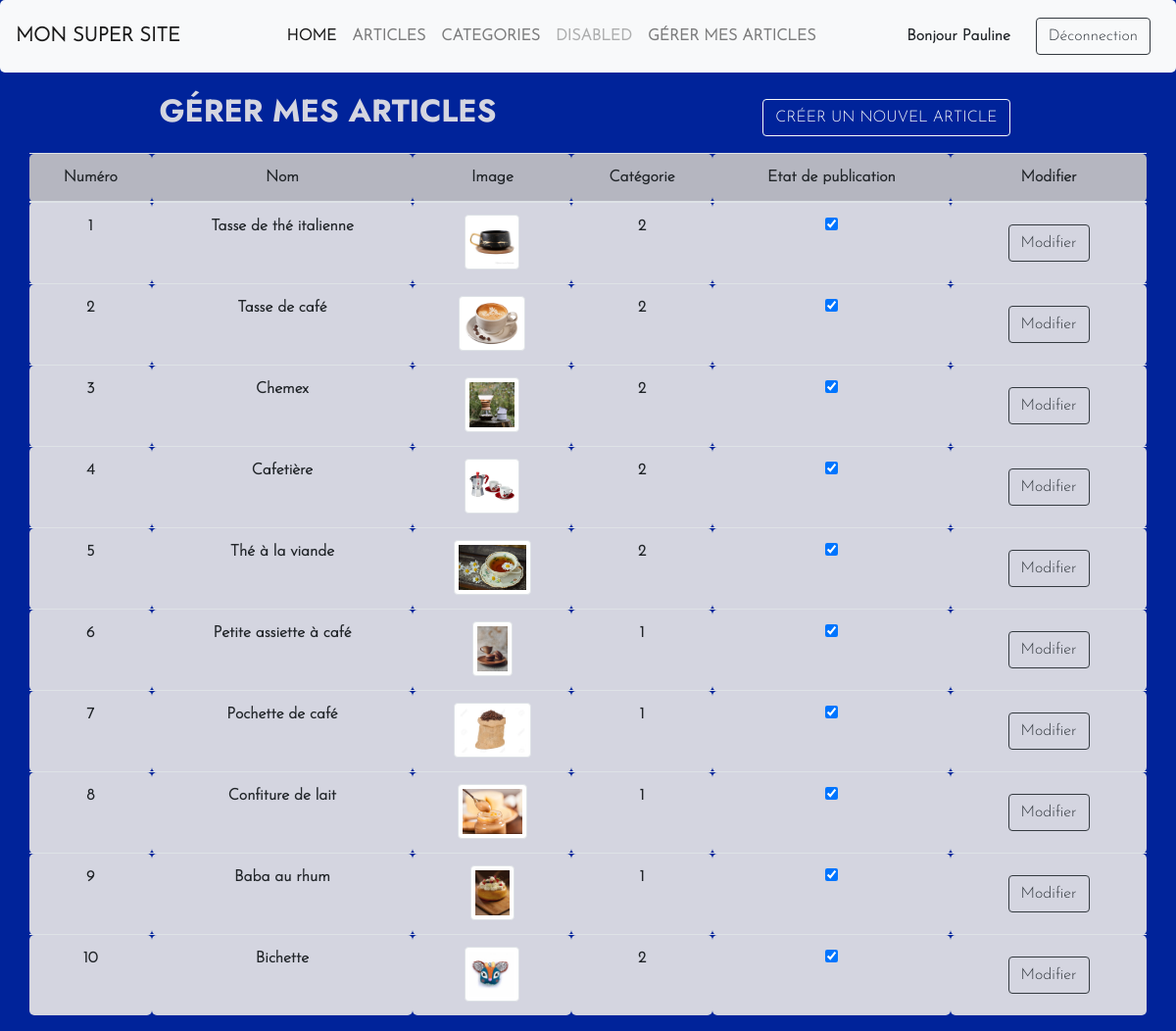
/gestionArticles (signed in), run on the app's committed database.
### tables this page shows
CREATE TABLE  items  (
     id_item  INT NOT NULL AUTO_INCREMENT,
     id_categorie INT NOT NULL,
     titre  VARCHAR(250) NOT NULL,
     description LONGTEXT NOT NULL,
     prix  DECIMAL(10, 2) NOT NULL,
     publie  BOOLEAN NOT NULL,
     date  DATE NOT NULL,
     image varchar(35) DEFAULT 'default.png',
     PRIMARY KEY (id_item ),
    CONSTRAINT ITEMS_FK FOREIGN KEY (id_categorie) references categories (id_categorie)
);

### Controllers/Controller.php (called while the page is built, shortened)
<?php
abstract class Controller {
    public function render(string $fichier, array $donnees = [], string $template='default'){
         extract($donnees);
        require_once($_SERVER['DOCUMENT_ROOT'].'/Views/'.$fichier.'.php');
        $content = ob_get_clean();
            require_once($_SERVER['DOCUMENT_ROOT'].'/Views/'.$template.'.php');
    }
}

### Controllers/GestionArticlesController.php (called while the page is built, shortened)
<?php
class GestionArticlesController extends Controller{
public function index(){
        $articlesModel = new ModelItems;
        $articles=$articlesModel->findAll();
        $this->render('gestionArticles/index',['articles'=>$articles]);
    }
}
  ?>

### Models/Table/ModelItems.php (called while the page is built, shortened)
<?php
class ModelItems extends Model {
    public function __construct(){
        $this->table = 'items';
    }
}

### Main/Database.php (called while the page is built, shortened)
<?php
class Database extends PDO{
    private static $instance;
    private function __construct(){
        $_dsn = 'mysql:dbname='. self::DBNAME . ';host=' . self::DBHOST . ';charset='. self::DBCHARSET;
    }
    public static function getInstance():self {
        if(self::$instance === null){
            self::$instance = new self();
        }
        return self::$instance;
    }
}
?>

### Models/Model.php (called while the page is built, shortened)
<?php
class Model extends Database{
    protected $table;
    public function executerRequete(string $sql, array $attributs = null){
        $this->db = Database::getInstance();
        if($attributs !== null){
            $query = $this->db->prepare($sql);
            $query->execute($attributs);
            return $query;
        } else {
            return $this->db->query($sql);
        }
    }
    public function findAll() {
        $query = $this->executerRequete('SELECT * FROM '.$this->table);
        return $query->fetchAll();
    }
}
?>

### Autoload.php (called while the page is built, shortened)
<?php
class Autoload {
    static function autoload($class_name){
            $class_name = str_replace(__NAMESPACE__. '\\','',$class_name);
            $class_name = str_replace('\\','/',$class_name);
    }
}
?>

### public/views/gestionArticles/index.php (the view)
<div class="container">
    <div class="row  page">
        <h2>Gérer mes articles</h2>
        <a class="btn btn-outline-light" id="btnCreerArticle" href="gestionArticles/creer">Créer un nouvel article</a>
    </div>
    <div class="row">
        <table class="table">
            <thead>
                <tr class="table-active">
                    <th scope="col">Numéro</th>
                    <th scope="col">Nom</th>
                    <th scope="col">Image</th>
                    <th scope="col">Catégorie</th>
                    <th scope="col">Etat de publication</th>
                    <th scope="col">Modifier</th>
                </tr>
            </thead>
            <tbody>
                <?php foreach ($articles as $article) {
                    if ($article['publie'] === 0) {
                        echo ('<tr class="table-danger">'); ?>
                        <th scope="row"><?php echo $article['id_item'] ?></th>
                        <td><?php echo $article['titre'] ?></td>
                        <td><img class="img-thumbnail" src="<?php echo '/views/includes/assets/pictures/' . $article['image'] ?>" alt="cet article est à vendre"></td>
                        <td><?php echo ['id_categorie'] ?></td>
                        <td><input type="checkbox" data-toggle="toggle" data-size="mini" data-on="Publié" data-off="Masqué" data-onstyle="info" data-offstyle="default" name="publie"></td>
                        <td>
                            <form method="post" action="gestionArticles/editer/<?php echo $article["id_item"] ?>"><input type="submit" class="btn btn-outline-danger" value="Modifier"></form>
                        </td>
                        </tr>
                    <?php
                } else {
                        echo ("<tr>"); ?>
                        <th scope="row"><?php echo $article['id_item'] ?></th>
                        <td><?php echo $article['titre'] ?></td>
                        <td><img class="img-thumbnail" src="<?php echo '/views/includes/assets/pictures/' . $article['image'] ?>" alt="cet article est à vendre"></td>
                        <td><?php echo $article['id_categorie'] ?></td>
                        <td>
                            <input type="checkbox" checked data-toggle="toggle" data-size="mini" data-on="Publié" data-off="Masqué" data-onstyle="default" data-offstyle="danger" name="publie">
                        </td>
                        <td>
                            <form method="post" action="gestionArticles/editer/<?php echo $article["id_item"] ?>"><input type="submit" class="btn btn-outline-dark" value="Modifier"></form>
                        </td>
                        </tr>
                    <?php } ?>
                <?php } ?>
            </tbody>
        </table>
    </div>
</div>

### Main/Main.php (shortened to what this page needs)
<?php
class Main {
    public function start(){
        $params=[];
        if (isset($_GET['p'])){
            $params = explode('/', $_GET['p']);
         }
        if($params[0] != ""){
            $controller = '\\App\\Controllers\\'.ucfirst(array_shift($params)).'Controller';
            $controller = new $controller();
            $action = isset($params[0]) ? array_shift($params) : 'index';
            if(method_exists($controller, $action)){
                (isset($params[0])) ? call_user_func_array([$controller,$action], $params) : $controller->$action();
            }else{
                http_response_code(404);
                echo "La page recherchée n'existe pas";
            }
        } else {
            $controller = new Controllers\MainController();
            $controller->index();
        }
    }
}
?>

### public/views/default.php (shortened to what this page needs)
<!DOCTYPE html>
<html lang="fr">
<?php include ($_SERVER['DOCUMENT_ROOT'].'/views/includes/head.php') ?>
<body>
    <div class="container-fluid">
        <?= $content ?>
    </div>
</body>
</html>

### public/views/includes/head.php (shortened to what this page needs)
<head>
    <?php include $_SERVER['DOCUMENT_ROOT'].'/views/includes/styles.php' ?>
    <?php include $_SERVER['DOCUMENT_ROOT'].'/views/includes/navbar.php' ?>
</head>

### public/views/includes/styles.php (shortened to what this page needs)
<link rel="stylesheet" href="https://maxcdn.bootstrapcdn.com/bootstrap/4.0.0/css/bootstrap.min.css">
<link href="https://gitcdn.github.io/bootstrap-toggle/2.2.2/css/bootstrap-toggle.min.css" rel="stylesheet">
<link href="https://gitcdn.github.io/bootstrap-toggle/2.2.2/css/bootstrap-toggle.min.css" rel="stylesheet">
<link rel="stylesheet" href="/views/includes/assets/style.css">

### public/views/includes/navbar.php (shortened to what this page needs)
<?php
$connexion = new ConnectionController;
?>
<nav class="navbar navbar-expand-lg navbar-light bg-light">
  <a class="navbar-brand" id="titreNavBar" href="/">Mon super site</a>
  <div class="collapse navbar-collapse" id="navbarNav">
    <ul class="navbar-nav">
      <li class="nav-item active">
        <a class="nav-link" href="/">Home <span class="sr-only">(current)</span></a>
      </li>
      <li class="nav-item">
        <a class="nav-link" href="/items">Articles</a>
      </li>
      <li class="nav-item">
        <a class="nav-link" href="/categories">Categories</a>
      </li>
      <li class="nav-item">
        <a class="nav-link disabled" href="#">Disabled</a>
      </li>
      <?php $connexion->barreDeNavigationComplete() ?>
    </ul>
  </div>
  <?php $connexion->afficherLeTitre(); ?>
  <?php $connexion->quelsBoutonsAfficher() ?>
</nav>

### Controllers/ConnectionController.php (shortened to what this page needs)
<?php
class ConnectionController extends Controller{
    public function barreDeNavigationComplete () {
        if (isset($_SESSION['utilisateur']) && $_SESSION['utilisateur']['droit'] == true) {
            echo('
            <li class="nav-item">
                <a class="nav-link" href="gestionArticles">Gérer mes articles</a>
            </li>');
        }
    }
    public function quelsBoutonsAfficher(){
        if (!(isset($_SESSION['utilisateur']))) {
        ?>
            <button type="button" class="btn btn-outline-dark my-2 my-sm-0" data-toggle="modal" data-target="#modalConnexion" href="./includes/modalConnexion.php">
                Connexion
            </button>
            <button type="button" class="btn btn-outline-dark my-2 my-sm-0 ml-3" data-toggle="modal" data-target="#modalCreerCompte" href="./includes/modalCreerCompte.php">
                Créer un compte
            </button>
        <?php } else { ?>
            <form method="post" action="">
                <input type="submit" class="btn btn-outline-dark my-2 my-sm-0 ml-3" value="Déconnection" name="deconnection">
            </form>
        <?php }
    }
    static function afficherLeTitre(){
        $titreParDefaut = 'Bonjour';
        if (isset($_SESSION['utilisateur'])) {
            echo ($_SESSION['utilisateur']['nom'] != "" ? 'Bonjour ' . ucfirst($_SESSION['utilisateur']['nom']) : $titreParDefaut);
        } else {
            echo ($titreParDefaut);
        }
    }
}

### public/index.php (shortened to what this page needs)
<?php
    require_once ROOT.'\Autoload.php';
    $app=new Main();
    $app->start();
?>
</body>
</html>

### public/views/includes/assets/style.css (style rules this page uses)
:root { --first-main-color: rgba(71, 71, 71, 0.445); --second-main-color: #00239a; --third-main-color: #ff1300; --fourth-main-color: rgba(233, 231, 231, 0.911); }
* { text-align: center; justify-content: space-around; border-radius: 5px; list-style: none; font-family: "font-generale"; font-weight: 600; }
body { background-color: var(--second-main-color); }
td, th, thead { background-color: var(--fourth-main-color); }
a, h3 { color: var(--second-main-color); text-transform: uppercase; font-weight: 900; }
h2 { color: var(--fourth-main-color); text-transform: uppercase; font-family: "font-titre"; }
form { padding: 10px; }
.page { margin-top: 20px; margin-bottom: 10px; line-height: 3; }
.row { justify-content: space-around; }
input { min-width: 50%; }
#btnCreerArticle { margin: 7px; }
.img-thumbnail { max-height:7vh; width:auto; }

### data on the page
items: id_item "1", titre "Tasse de thé italienne", image (picture), id_categorie "2"
items: id_item "2", titre "Tasse de café", image (picture), id_categorie "2"
items: id_item "3", titre "Chemex", image (picture), id_categorie "2"
items: id_item "4", titre "Cafetière", image (picture), id_categorie "2"
items: id_item "5", titre "Thé à la viande", image (picture), id_categorie "2"
items: id_item "6", titre "Petite assiette à café", image (picture), id_categorie "1"
items: id_item "7", titre "Pochette de café", image (picture), id_categorie "1"
items: id_item "8", titre "Confiture de lait", image (picture), id_categorie "1"
items: id_item "9", titre "Baba au rhum", image (picture), id_categorie "1"
items: id_item "10", titre "Bichette", image (picture), id_categorie "2"

### other printed values
$_SESSION['utilisateur']['nom'] "Pauline"
